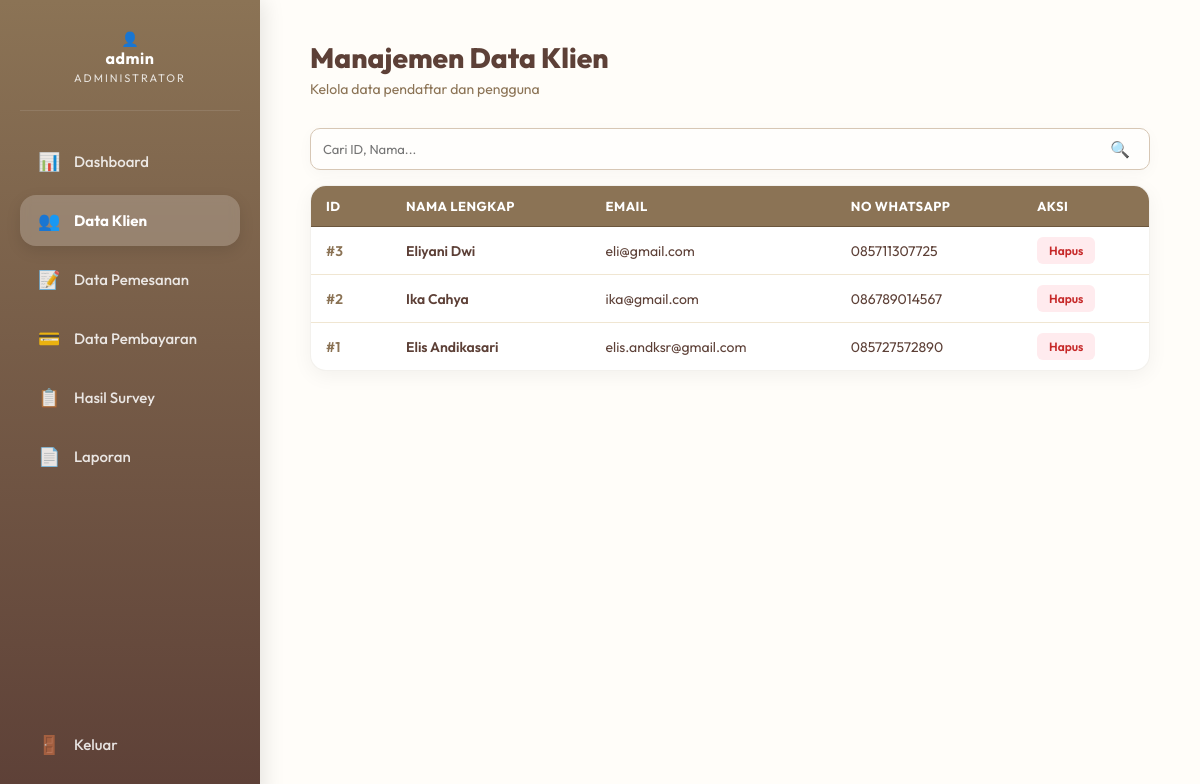
Page /admin/pengguna.php (signed in) on the committed database.
### tables this page shows
CREATE TABLE `klien` (
  `id_klien` int(8) NOT NULL,
  `nama_lengkap` varchar(100) NOT NULL,
  `email` varchar(100) NOT NULL,
  `no_wa` varchar(15) NOT NULL,
  `password` varchar(255) NOT NULL
);

### admin/pengguna.php (the view, shortened to what this page needs)
<?php
require_once '../config.php';
$admin_name = $_SESSION['admin_name'] ?? 'Admin';
$sql = "SELECT * FROM klien ORDER BY id_klien DESC";
$result = $conn->query($sql);
?>
<!DOCTYPE html>
<html lang="id">
<head>
    <link rel="stylesheet" href="../css/admin_global.css?v=<?php echo time(); ?>">
</head>
<body>
    <aside class="sidebar">
        <div class="profile-section">
            <div class="profile-icon-circle">👤</div>
            <div class="profile-name"><?php echo htmlspecialchars($admin_name); ?></div>
            <div class="profile-role">Administrator</div>
        </div>
        <ul class="nav-links">
            <li><a href="dashboard.php"><span class="icon">📊</span> Dashboard</a></li>
            <li><a href="pengguna.php" class="active"><span class="icon">👥</span> Data Klien</a></li>
            <li><a href="pemesanan.php"><span class="icon">📝</span> Data Pemesanan</a></li>
            <li><a href="pembayaran.php"><span class="icon">💳</span> Data Pembayaran</a></li>
            <li><a href="survey.php"><span class="icon">📋</span> Hasil Survey</a></li>
            <li><a href="laporan.php"><span class="icon">📄</span> Laporan</a></li>
            <li><a href="../logout.php" class="logout-btn"><span class="icon">🚪</span> Keluar</a></li>
        </ul>
    </aside>
    <main class="main-content">
        <div class="page-header">
            <div class="page-title">
                <h1>Manajemen Data Klien</h1>
                <p>Kelola data pendaftar dan pengguna</p>
            </div>
        </div>
        <div class="search-container-full">
            <input type="text" placeholder="Cari ID, Nama..." id="searchInput">
            <span class="search-icon">🔍</span>
        </div>
        <div class="table-container">
            <table>
                <thead>
                    <tr>
                        <th width="80">ID</th>
                        <th>Nama Lengkap</th>
                        <th>Email</th>
                        <th>No WhatsApp</th>
                        <th>Aksi</th>
                    </tr>
                </thead>
                <tbody>
                    <?php if ($result && $result->num_rows > 0): ?>
                        <?php while($row = $result->fetch_assoc()): ?>
                        <tr>
                            <td>#<?php echo $row['id_klien']; ?></td>
                            <td style="font-weight:600;"><?php echo htmlspecialchars($row['nama_lengkap']); ?></td>
                            <td><?php echo htmlspecialchars($row['email']); ?></td>
                            <td><?php echo htmlspecialchars($row['no_wa']); ?></td>
                            <td>
                                <a href="?delete_id=<?php echo $row['id_klien']; ?>" class="btn btn-sm btn-action-delete" onclick="return confirm('Hapus data klien ini?')">Hapus</a>
                            </td>
                        </tr>
                        <?php endwhile; ?>
                    <?php else: ?>
                        <tr><td colspan="5" style="text-align:center; color:#999;">Belum ada data klien terdaftar.</td></tr>
                    <?php endif; ?>
                </tbody>
            </table>
        </div>
    </main>
</body>
</html>

### css/admin_global.css (style rules this page uses)
:root { --primary: #8B7355; --primary-dark: #6B563D; --accent: #D4A373; --bg-body: #FFFDF9; --text-dark: #4A3B32; --sidebar-gradient: linear-gradient(180deg, #8B7355 0%, #5D4037 100%); --header-brown: #8B7355; --row-hover: #FAFAFA; --border-light: #F0E6D2; }
* { margin: 0; padding: 0; box-sizing: border-box; }
body { font-family: 'Outfit', sans-serif; background-color: var(--bg-body); color: var(--text-dark); display: flex; min-height: 100vh; font-size: 14px; }
.sidebar { width: 260px; background: var(--sidebar-gradient); position: fixed; top: 0; left: 0; bottom: 0; display: flex; flex-direction: column; z-index: 1000; box-shadow: 4px 0 20px rgba(0, 0, 0, 0.1); padding: 30px 20px; }
.profile-section { padding: 0 0 25px 0; text-align: center; color: white; border-bottom: 1px solid rgba(255, 255, 255, 0.1); margin-bottom: 25px; }
.profile-name { font-weight: 700; font-size: 16px; margin-bottom: 3px; letter-spacing: 0.5px; }
.profile-role { font-size: 11px; opacity: 0.8; letter-spacing: 2px; text-transform: uppercase; }
.nav-menu, .nav-links { list-style: none; padding: 0; flex: 1; display: flex; flex-direction: column; gap: 8px; }
.nav-link, .nav-links a { display: flex; align-items: center; gap: 14px; padding: 14px 18px; text-decoration: none; color: rgba(255, 255, 255, 0.85); border-radius: 16px; font-size: 15px; font-weight: 500; transition: 0.2s; }
.nav-link:hover, .nav-link.active, .nav-links a:hover, .nav-links a.active { background: rgba(255, 255, 255, 0.2); color: white; font-weight: 700; backdrop-filter: blur(5px); box-shadow: 0 5px 15px rgba(0, 0, 0, 0.1); }
.nav-link i, .nav-links a .icon { width: 22px; text-align: center; font-size: 18px; }
.nav-links li { display: contents; }
.nav-links li:last-child { margin-top: auto; }
.nav-links li:last-child a { margin-top: auto; }
.main-content { margin-left: 260px; flex: 1; padding: 40px 50px; max-width: 1400px; }
.page-header { margin-bottom: 30px; display: flex; justify-content: space-between; align-items: center; }
.page-title h1 { font-size: 28px; font-weight: 800; color: #5D4037; margin-bottom: 5px; }
.page-title p { color: #8B7355; font-size: 14px; }
.search-container-full { width: 100%; max-width: 100%; margin-bottom: 15px; position: relative; }
.search-container-full input { width: 100%; padding: 12px 45px 12px 20px; border-radius: 12px; border: 1px solid rgba(139, 115, 85, 0.15); background: white; font-size: 14px; box-shadow: 0 4px 15px rgba(0, 0, 0, 0.03); transition: 0.3s; }
.search-container-full span.search-icon { position: absolute; right: 20px; left: auto; top: 50%; transform: translateY(-50%); color: #A0826D; font-size: 16px; }
.table-container, .table-section { background: white; border-radius: 16px; overflow: hidden; box-shadow: 0 5px 20px rgba(0, 0, 0, 0.05); border: 1px solid rgba(139, 115, 85, 0.1); margin-bottom: 30px; padding: 0; width: 100%; margin-left: auto; margin-right: auto; }
table { width: 100%; border-collapse: collapse; }
thead tr { background-color: var(--header-brown); color: white; }
th { padding: 12px 15px; text-align: left; font-size: 13px; font-weight: 700; text-transform: uppercase; letter-spacing: 0.5px; border-bottom: 1px solid #6B563D; }
tbody tr { border-bottom: 1px solid var(--border-light); transition: 0.2s; }
tbody tr:last-child { border-bottom: none; }
td { padding: 10px 15px; font-size: 14px; color: #5D4037; vertical-align: middle; border-right: none; border-left: none; }
td:first-child { font-weight: 600; color: var(--header-brown); }
.btn { display: inline-flex; align-items: center; justify-content: center; gap: 8px; padding: 8px 16px; border-radius: 8px; font-size: 13px; font-weight: 600; text-decoration: none; border: none; cursor: pointer; transition: 0.2s; }
.btn-sm { padding: 6px 12px; font-size: 12px; }
.btn-action-delete { color: #C62828; background: #FFEBEE; padding: 6px 12px; border-radius: 6px; }
input[type="text"], input[type="date"], input[type="url"], input[type="number"], select, textarea { width: 100%; padding: 12px; border: 1px solid #D7C7B5; border-radius: 10px; font-family: inherit; font-size: 13px; outline: none; transition: 0.2s; background: #FFFEFC; }

### admin/pengguna.php (style rules this page uses)
.search-icon { position: absolute; right: 20px; top: 50%; transform: translateY(-50%); color: #D7C7B5; }

### rows in the picture
klien: id_klien "3", nama_lengkap "Eliyani Dwi", email "eli@gmail.com", no_wa "085711307725"
klien: id_klien "2", nama_lengkap "Ika Cahya", email "ika@gmail.com", no_wa "086789014567"
klien: id_klien "1", nama_lengkap "Elis Andikasari", email "elis.andksr@gmail.com", no_wa "085727572890"

### other values in the picture
$admin_name "admin"
